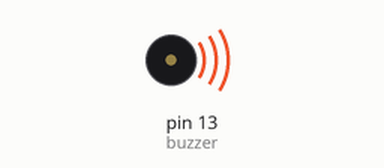
Bench run of a sketch on a simulated Arduino Uno, built with avr-gcc and run on an emulated ATmega328P. Shown: buzzer (waves = sounding).

Above: at 0.2 s.
At 9.4 s:
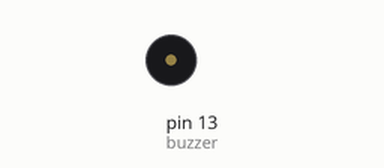
Timing chart, 0 to 10.0 s (numbered marks = the images above):
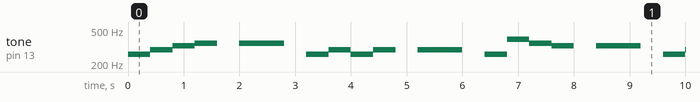

Measured:
- by itself, tone on pin 13 (buzzer): plays 261 Hz for 0.40 s, 293 Hz for 0.40 s, 329 Hz for 0.40 s, 349 Hz for 0.40 s, 349 Hz for 0.80 s, 261 Hz for 0.40 s … (171 notes in this stretch)

The sketch:

Buzzer1.ino
```cpp
#define buzzer 13
int Do = 261;
int Re = 293;
int Mi = 329;
int Fa = 349;
int Sol = 392;
void setup()
{
  pinMode(buzzer, OUTPUT);
}

void loop()
{
  Tom(Do);
  Tom(Re);
  Tom(Mi);
  Tom(Fa);
  delay(400);
  Tom(Fa);
  Tom(Fa);
  delay(400);
  Tom(Do);
  Tom(Re);
  Tom(Do);
  Tom(Re);
  delay(400);
  Tom(Re);
  Tom(Re);
  delay(400);
  Tom(Do);
  Tom(Sol);
  Tom(Fa);
  Tom(Mi);
  delay(400);
  Tom(Mi);
  Tom(Mi);
  delay(400);
  Tom(Do);
  Tom(Re);
  Tom(Mi);
  Tom(Fa);
  delay(400);
  Tom(Fa);
  Tom(Fa);
  delay(3000);

}

void Tom(int tom){
    tone(buzzer, tom);
    delay(400);
    noTone(buzzer);
  }
```
